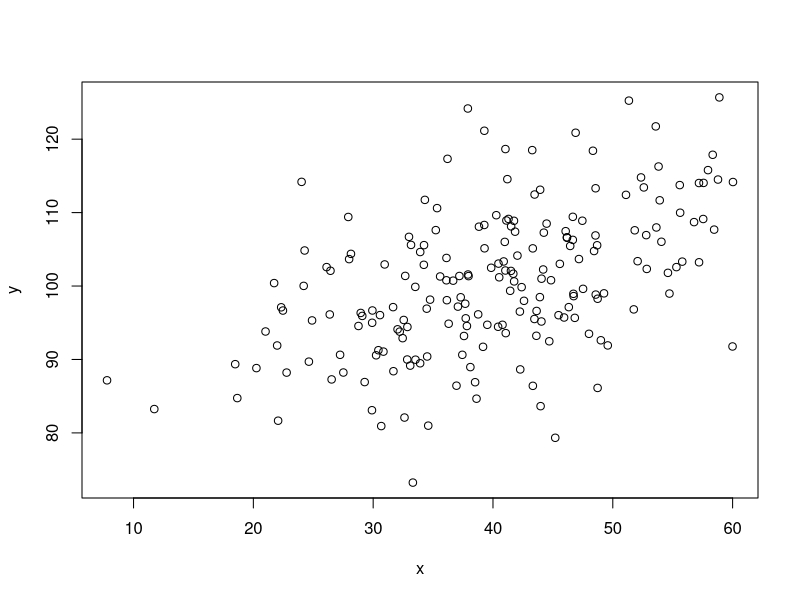

Generate this figure with R: (Note: this script raises an error after producing the figure.)
## ---- chunk 1
## DATA GENERATION
r <- sample(c(-0.97, 0, 0.5, 0.97), 1)
if(runif(1) < 1/3) {
  mx <- my <- 0
  sx <- sy <- 1
} else {
  mx <- sample(10 * -5:5, 1)
  my <- sample(20 * 0:5, 1)
  sx <- sample(c(1, 10, 20), 1)
  sy <- sample(c(1, 10, 20), 1)
}

b <- r * sy/sx
a <- my - b*mx
x <- rnorm(200, mx, sx)
y <- b * x + rnorm(200, a, sy * sqrt(1- r^2))

## QUESTION/ANSWER GENERATION
questions <- character(5)
solutions <- logical(5)
explanations <- character(5)

if (runif(1) < 0.5) {
  questions[1] <- "The scatterplot is standardized."
  solutions[1] <- mx == 0 & my == 0 & sx == 1 & sy == 1
  explanations[1] <- if (solutions[1]) "$X$ and $Y$ have both mean $0$ and variance $1$." else 
  "The scatterplot is not standardized, because $X$ and $Y$ do not both have mean $0$ and variance $1$."
} else {
  questions[1] <- "The slope of the regression line is about $1$."
  solutions[1] <- abs(b - 1) < 0.1
  explanations[1] <- paste("The slope of the regression line is given by $r \\cdot s_y/s_x$ and hence",
                           ifelse(abs(b - 1) < 0.1, "", "not"), "about equal to $1$.")
}

if (runif(1) < 0.5) {
  questions[2] <- "The absolute value of the correlation coefficient is at least $0.8$."
  solutions[2] <- abs(r) >= 0.8
} else {
  questions[2] <- "The absolute value of the correlation coefficient is at most $0.8$."
  solutions[2] <- abs(r) <= 0.8
}
explanations[2] <- if(abs(r) >= 0.9) {
  paste("A strong association between the variables is given in the scatterplot.",
        "Hence the absolute value of the correlation coefficient is close to $1$",
        "and therefore larger than $0.8$.") 
  } else if (abs(r) == 0) {
    paste("No association between the variables is observed in the scatterplot.",
          "This implies a correlation coefficient close to $0$.") 
  } else paste("Only a slightly positive association between the variables is observable in the scatterplot.",
               "This implies a correlation coefficient with an absolute value smaller than $0.8$.")

if (runif(1) < 0.5) {
  questions[3] <- "The standard deviation of $X$ is at least $6$."
  solutions[3] <- sx >= 6
  explanations[3] <- paste0("The standard deviation of $X$ is about equal to $", sx, "$ and is therefore ",
                           ifelse(sx < 6, "smaller", "larger"), " than $6$.")
} else {
  questions[3] <- "The standard deviation of $Y$ is at least $6$."
  solutions[3] <- sy >= 6
  explanations[3] <- paste0("The standard deviation of $Y$ is about equal to $", sy, "$ and is therefore ",
                           ifelse(sy < 6, "smaller", "larger"), " than $6$.")
}

if (runif(1) < 0.5) {
  questions[4] <- "The mean of $X$ is at most $5$."
  solutions[4] <- mx <= 5
  explanations[4] <- paste0("The mean of $X$ is about equal to $", mx, 
                           "$ and hence is ", ifelse(mx < 5, "smaller", "larger"), " than $5$.")
} else {
  questions[4] <- "The mean of $Y$ is at least $30$."
  solutions[4] <- my >= 30
  explanations[4] <- paste0("The mean of $Y$ is about equal to $", my, 
                           "$ and hence is ", ifelse(my < 30, "smaller", "larger"), " than $30$.")
}

xh <- round(runif(1, -1, 1)*sx + mx, 1)
yhr <- round(a + b*xh, 1)
alpha <- if (abs(r) > 0 & abs(mx - xh) > 0) sign(mx - xh) * sign(r) else 1
yhf <- round(yhr + 2 * sy * alpha, 1)
yh <- sample(c(yhr, yhf), 1)
questions[5] <- paste0("For $X = ", as.character(xh), "$, $Y$ can be expected to be about $", 
                      as.character(yh), "$.", collapse="")
solutions[5] <- abs(yh - yhr) < 0.01 * sy
explanations[5] <- paste0("The regression line at $X=", xh, 
                         "$ implies a value of about $Y = ", yhr, "$.", sep="")         
           
## permute order of solutions/questions
o <- sample(1:5)
questions <- questions[o]
solutions <- solutions[o]
explanations <- explanations[o]  
## ---- chunk 2
plot(x, y)
## ---- chunk 3
answerlist(questions, markup = "markdown")
## ---- chunk 4
answerlist(ifelse(solutions, "True", "False"), explanations, markup = "markdown")
